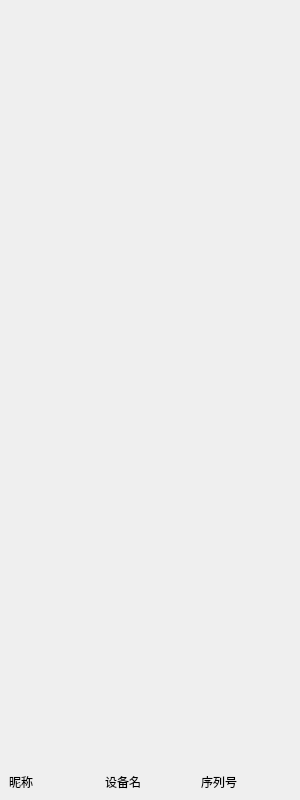
<?xml version="1.0" encoding="UTF-8"?>
<ui version="4.0">
 <class>videoForm</class>
 <widget class="QWidget" name="videoForm">
  <property name="geometry">
   <rect>
    <x>0</x>
    <y>0</y>
    <width>300</width>
    <height>800</height>
   </rect>
  </property>
  <property name="acceptDrops">
   <bool>true</bool>
  </property>
  <property name="windowTitle">
   <string/>
  </property>
  <property name="styleSheet">
   <string notr="true">#videoForm {
	border-image: url(:/res/phone-v.png) 150px 142px 85px 142px;
	border-width: 150px 142px 85px 142px;
}</string>
  </property>
  <layout class="QVBoxLayout" name="verticalLayout" stretch="30,1">
   <property name="spacing">
    <number>0</number>
   </property>
   <property name="leftMargin">
    <number>0</number>
   </property>
   <property name="topMargin">
    <number>0</number>
   </property>
   <property name="rightMargin">
    <number>0</number>
   </property>
   <property name="bottomMargin">
    <number>0</number>
   </property>
   <item>
    <widget class="KeepRatioWidget" name="keepRatioWidget" native="true"/>
   </item>
   <item>
    <widget class="QWidget" name="widget" native="true">
     <property name="enabled">
      <bool>true</bool>
     </property>
     <layout class="QHBoxLayout" name="horizontalLayout">
      <item>
       <widget class="QLabel" name="nicknameLabel">
        <property name="text">
         <string>昵称</string>
        </property>
       </widget>
      </item>
      <item>
       <widget class="QLabel" name="nameLabel">
        <property name="text">
         <string>设备名</string>
        </property>
       </widget>
      </item>
      <item>
       <widget class="QLabel" name="serialLabel">
        <property name="text">
         <string>序列号</string>
        </property>
       </widget>
      </item>
     </layout>
    </widget>
   </item>
  </layout>
 </widget>
 <customwidgets>
  <customwidget>
   <class>KeepRatioWidget</class>
   <extends>QWidget</extends>
   <header location="global">keepratiowidget.h</header>
   <container>1</container>
  </customwidget>
 </customwidgets>
 <resources/>
 <connections/>
</ui>
